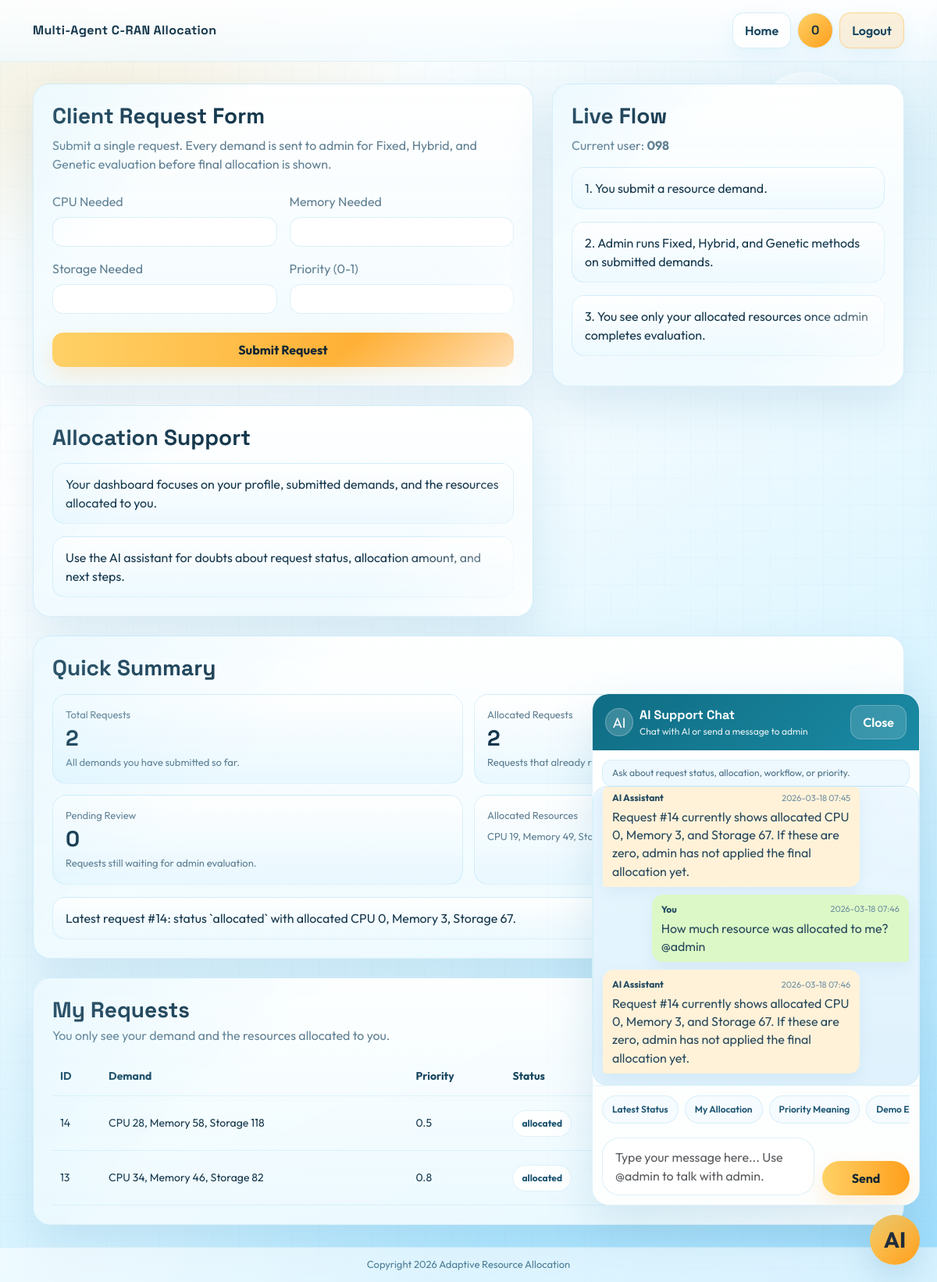
The app's page /UserScreen.html (signed in) with its own data.
### AllocationApp/models.py (models this page shows, shortened)
class User(AbstractUser):
    contact = models.CharField(max_length=30)
    address = models.TextField()
    profile_image = models.ImageField(upload_to='profile_images/', blank=True, null=True)
    groups = models.ManyToManyField(
        'auth.Group',
        related_name='allocation_user_set',
        blank=True,
        help_text='The groups this user belongs to.',
        verbose_name='groups',
    )
    user_permissions = models.ManyToManyField(
        'auth.Permission',
        related_name='allocation_user_set',
        blank=True,
        help_text='Specific permissions for this user.',
        verbose_name='user permissions',
    )

class ClientRequest(models.Model):
    STATUS_CHOICES = [
        ('pending', 'Pending'),
        ('allocated', 'Allocated'),
        ('shortage', 'Shortage'),
        ('rejected', 'Rejected'),
    ]
    user = models.ForeignKey(User, on_delete=models.CASCADE)
    cpu = models.IntegerField()
    memory = models.IntegerField()
    storage = models.IntegerField()
    priority = models.FloatField()
    status = models.CharField(max_length=50, choices=STATUS_CHOICES, default='pending')
    shortage_note = models.CharField(max_length=255, blank=True)
    allocated_cpu = models.IntegerField(default=0)
    allocated_memory = models.IntegerField(default=0)
    allocated_storage = models.IntegerField(default=0)
    source = models.CharField(max_length=30, default='manual')
    feedback_status = models.CharField(max_length=30, default='pending')
    feedback_note = models.CharField(max_length=255, blank=True)
    requested_extra_cpu = models.IntegerField(default=0)
    requested_extra_memory = models.IntegerField(default=0)
    requested_extra_storage = models.IntegerField(default=0)
    created_at = models.DateTimeField(auto_now_add=True)
    updated_at = models.DateTimeField(auto_now=True)

class ChatMessage(models.Model):
    sender = models.ForeignKey(User, related_name='sent_messages', on_delete=models.CASCADE)
    receiver = models.ForeignKey(User, related_name='received_messages', on_delete=models.CASCADE)
    message = models.TextField()
    created_at = models.DateTimeField(auto_now_add=True)

### AllocationApp/views.py (the view)
    @login_required
    def wrapper(request, *args, **kwargs):
        if not request.user.is_authenticated:
            return redirect('UserLogin')
        return view_func(request, *args, **kwargs)

### AllocationApp/views.py (called while the page is built)
def require_user(view_func):
    @login_required
    def wrapper(request, *args, **kwargs):
        if not request.user.is_authenticated:
            return redirect('UserLogin')
        return view_func(request, *args, **kwargs)
    return wrapper

def get_admin_chat_users():
    admin_users = User.objects.filter(is_superuser=True).order_by('id')
    if admin_users.exists():
        return admin_users
    fallback_admin = User.objects.filter(username='admin')
    return fallback_admin

def count_unread_admin_chat_notifications(username):
    return UserNotification.objects.filter(
        user__username=username,
        is_read=False,
        message__icontains='Admin sent you a new chat message.'
    ).count()

### AllocationApp/templates/UserScreen.html (shortened to what this page needs)
{% load static %}
<!DOCTYPE html>
<html lang="en">
<head>
<link href="https://cdn.jsdelivr.net/npm/bootstrap@5.3.2/dist/css/bootstrap.min.css" rel="stylesheet">
</head>
<body>
<div class="page-bubbles" aria-hidden="true">
  <span class="page-bubble one"></span>
  <span class="page-bubble three"></span>
</div>
<div class="topbar">
  <div class="container py-3 d-flex align-items-center justify-content-between">
    <div class="brand">Multi-Agent C-RAN Allocation</div>
    <div class="d-flex gap-2">
      <a class="nav-btn" href="{% url 'index' %}">Home</a>
      <button type="button" class="nav-btn profile-nav-btn" id="topProfileBtn" aria-label="Open profile">
        {% if profile.profile_image %}
        <img src="/static/{{ profile.profile_image }}" alt="{{ profile.username }}">
        {% else %}
        <span class="profile-nav-fallback">{{ profile.username|slice:":1"|upper }}</span>
        {% endif %}
      </button>
      <a class="nav-btn primary" href="{% url 'index' %}">Logout</a>
    </div>
  </div>
</div>
<div class="main">
  <div class="container">
    <div class="row g-4 mb-4">
      <div class="col-lg-7">
        <div class="card-glass h-100">
          <h3 class="section-title mb-2">Client Request Form</h3>
          <p class="muted mb-4">Submit a single request. Every demand is sent to admin for Fixed, Hybrid, and Genetic evaluation before final allocation is shown.</p>
          <form method="post" action="{% url 'AddDemand' %}">
            <div class="row g-3">
              <div class="col-md-6">
                <label class="form-label">CPU Needed</label>
                <input type="number" min="1" name="cpu" class="form-control" required>
              </div>
              <div class="col-md-6">
                <label class="form-label">Memory Needed</label>
                <input type="number" min="1" name="memory" class="form-control" required>
              </div>
              <div class="col-md-6">
                <label class="form-label">Storage Needed</label>
                <input type="number" min="1" name="storage" class="form-control" required>
              </div>
              <div class="col-md-6">
                <label class="form-label">Priority (0-1)</label>
                <input type="number" min="0" max="1" step="0.1" name="priority" class="form-control" required>
              </div>
            </div>
            <button class="btn-main mt-4">Submit Request</button>
          </form>
        </div>
      </div>
      <div class="col-lg-5">
        <div class="card-glass h-100">
          <h3 class="section-title mb-2">Live Flow</h3>
          <p class="muted mb-3">Current user: <b>{{ current_user }}</b></p>
          <div class="alert-soft mb-3">
            1. You submit a resource demand.
          </div>
          <div class="alert-soft mb-3">
            2. Admin runs Fixed, Hybrid, and Genetic methods on submitted demands.
          </div>
          <div class="alert-soft mb-0">
            3. You see only your allocated resources once admin completes evaluation.
          </div>
        </div>
      </div>
    </div>
    <div class="row g-4 mb-4">
      <div class="col-lg-7">
        <div class="card-glass h-100">
          <h3 class="section-title mb-3">Allocation Support</h3>
          <div class="alert-soft mb-3">Your dashboard focuses on your profile, submitted demands, and the resources allocated to you.</div>
          <div class="alert-soft">Use the AI assistant for doubts about request status, allocation amount, and next steps.</div>
        </div>
      </div>
    </div>
    <div class="row g-4 mb-4">
      <div class="col-lg-12">
        <div class="card-glass h-100">
          <h3 class="section-title mb-3">Quick Summary</h3>
          <div class="summary-grid mb-3">
            <div class="summary-stat">
              <div class="summary-label">Total Requests</div>
              <div class="summary-value">{{ summary.total_requests }}</div>
              <div class="summary-note">All demands you have submitted so far.</div>
            </div>
            <div class="summary-stat">
              <div class="summary-label">Allocated Requests</div>
              <div class="summary-value">{{ summary.allocated_requests }}</div>
              <div class="summary-note">Requests that already received resource allocation.</div>
            </div>
            <div class="summary-stat">
              <div class="summary-label">Pending Review</div>
              <div class="summary-value">{{ summary.pending_requests }}</div>
              <div class="summary-note">Requests still waiting for admin evaluation.</div>
            </div>
            <div class="summary-stat">
              <div class="summary-label">Allocated Resources</div>
              <div class="summary-note">
                CPU {{ summary.total_allocated_cpu }},
                Memory {{ summary.total_allocated_memory }},
                Storage {{ summary.total_allocated_storage }}
              </div>
            </div>
          </div>
          {% if summary.latest_request %}
          <div class="alert-soft">
            Latest request #{{ summary.latest_request.id }}:
            status `{{ summary.latest_request.status }}`
            with allocated CPU {{ summary.latest_request.allocated_cpu }},
            Memory {{ summary.latest_request.allocated_memory }},
            Storage {{ summary.latest_request.allocated_storage }}.
          </div>
          {% else %}
          <div class="alert-soft">Submit your first demand to start seeing request summaries and allocation totals here.</div>
          {% endif %}
        </div>
      </div>
    </div>
    <div class="card-glass">
      <div class="d-flex justify-content-between align-items-center mb-3">
        <div>
          <h3 class="section-title mb-1">My Requests</h3>
          <div class="muted">You only see your demand and the resources allocated to you.</div>
        </div>
      </div>
      <div class="table-wrap">
        <table>
          <thead>
            <tr>
              <th>ID</th>
              <th>Demand</th>
              <th>Priority</th>
              <th>Status</th>
              <th>Allocated</th>
              <th>Action</th>
            </tr>
          </thead>
          <tbody>
            {% for row in requests %}
            <tr>
              <td>{{ row.id }}</td>
              <td>CPU {{ row.cpu }}, Memory {{ row.memory }}, Storage {{ row.storage }}</td>
              <td>{{ row.priority }}</td>
              <td><span class="status-pill">{{ row.status }}</span></td>
              <td>{{ row.allocated_cpu }}/{{ row.allocated_memory }}/{{ row.allocated_storage }}</td>
              <td><a class="nav-btn" href="{% url 'DeleteUserRequest' row.id %}">Delete</a></td>
            </tr>
            {% empty %}
            <tr>
              <td colspan="6" class="muted">No requests submitted yet.</td>
            </tr>
            {% endfor %}
          </tbody>
        </table>
      </div>
    </div>
  </div>
</div>
<button type="button" class="chat-fab{% if unread_admin_chat_notifications %} has-unread{% endif %}" id="chatFab" aria-label="Open admin chat">AI</button>
<div class="chat-panel" id="chatPanel">
  <div class="chat-shell">
    <div class="chat-header">
      <div class="d-flex align-items-center gap-2">
        <span class="robot-badge">AI</span>
        <div>
          <div class="section-title" style="font-size:16px;">AI Support Chat</div>
          <div class="muted" style="font-size:12px;">Chat with AI or send a message to admin</div>
        </div>
      </div>
      <button type="button" class="nav-btn" id="closeChatBtn">Close</button>
    </div>
    <div class="chat-intro">
      Ask about request status, allocation, workflow, or priority.
    </div>
    <div class="chat-box" id="chatBox">
      {% for row in chat_messages %}
      <div class="chat-item {% if row.sender == current_user %}me{% elif row.sender == 'assistant' %}assistant{% else %}admin{% endif %}">
        <div class="chat-meta-row">
          <span class="chat-name">{% if row.sender == current_user %}You{% elif row.sender == 'assistant' %}AI Assistant{% else %}{{ row.sender }}{% endif %}</span>
          <span class="chat-time">{{ row.created_at }}</span>
        </div>
        <div class="chat-text">{{ row.message }}</div>
      </div>
      {% empty %}
      <div class="chat-empty">No messages yet. Ask the AI anything, or type <b>@admin</b> to contact admin.</div>
      {% endfor %}
    </div>
    <form method="post" action="{% url 'SendUserChat' %}" class="chat-composer">
      <div class="chat-prompts mb-3">
        <button type="button" class="prompt-chip" data-prompt="What is my latest request status?">Latest Status</button>
        <button type="button" class="prompt-chip" data-prompt="How much resource was allocated to me?">My Allocation</button>
        <button type="button" class="prompt-chip" data-prompt="What does priority mean?">Priority Meaning</button>
        <button type="button" class="prompt-chip" data-prompt="How do I explain this project in demo?">Demo Explanation</button>
      </div>
      <div class="chat-form-row">
        <textarea id="assistantMessage" name="message" class="form-control" rows="2" required placeholder="Type your message here... Use @admin to talk with admin."></textarea>
        <button class="btn-main chat-send">Send</button>
      </div>
    </form>
  </div>
</div>
<div class="footer">Copyright 2026 Adaptive Resource Allocation</div>
</body>
</html>

### records on screen
User: username "0", username "098"
ClientRequest: latest_request.id "14", latest_request.status "allocated", latest_request.allocated_cpu "0", latest_request.allocated_memory "3", latest_request.allocated_storage "67", id "14", cpu "28", memory "58", storage "118", priority "0.5", status "allocated"
ClientRequest: id "13", cpu "34", memory "46", storage "82", priority "0.8", status "allocated"
ChatMessage: message "Request #14 currently shows allocated CPU 0, Memory 3, and Storage 67. If these are zero, admin has not applied the final allocation yet."
ChatMessage: message "How much resource was allocated to me?@admin"
ChatMessage: message "Request #14 currently shows allocated CPU 0, Memory 3, and Storage 67. If these are zero, admin has not applied the final allocation yet."

### other values on screen
{{ summary.total_requests }} "2"
{{ summary.allocated_requests }} "2"
{{ summary.pending_requests }} "0"
{{ summary.total_allocated_cpu }} "19"
{{ summary.total_allocated_memory }} "49"
{{ row.created_at }} "2026-03-18 07:45" "2026-03-18 07:46" "2026-03-18 07:46"
